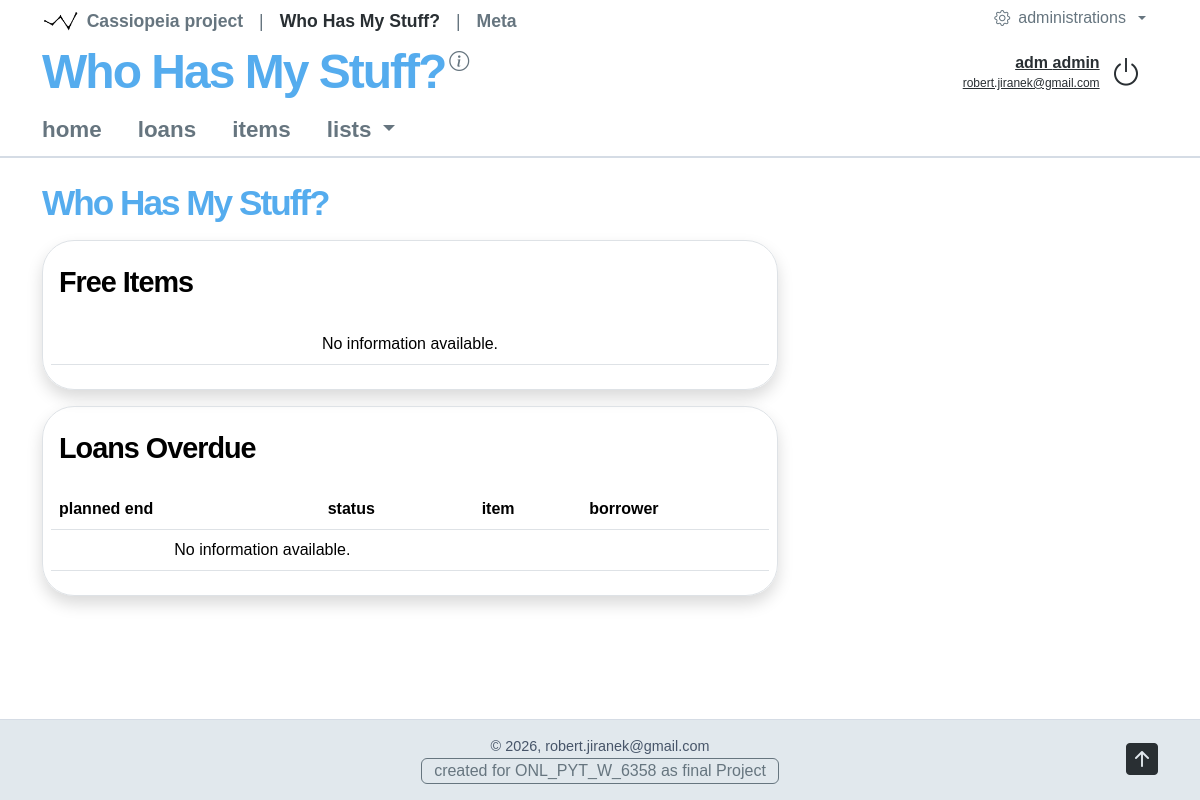
The page /whohas/ (signed in) on the database as committed earlier.
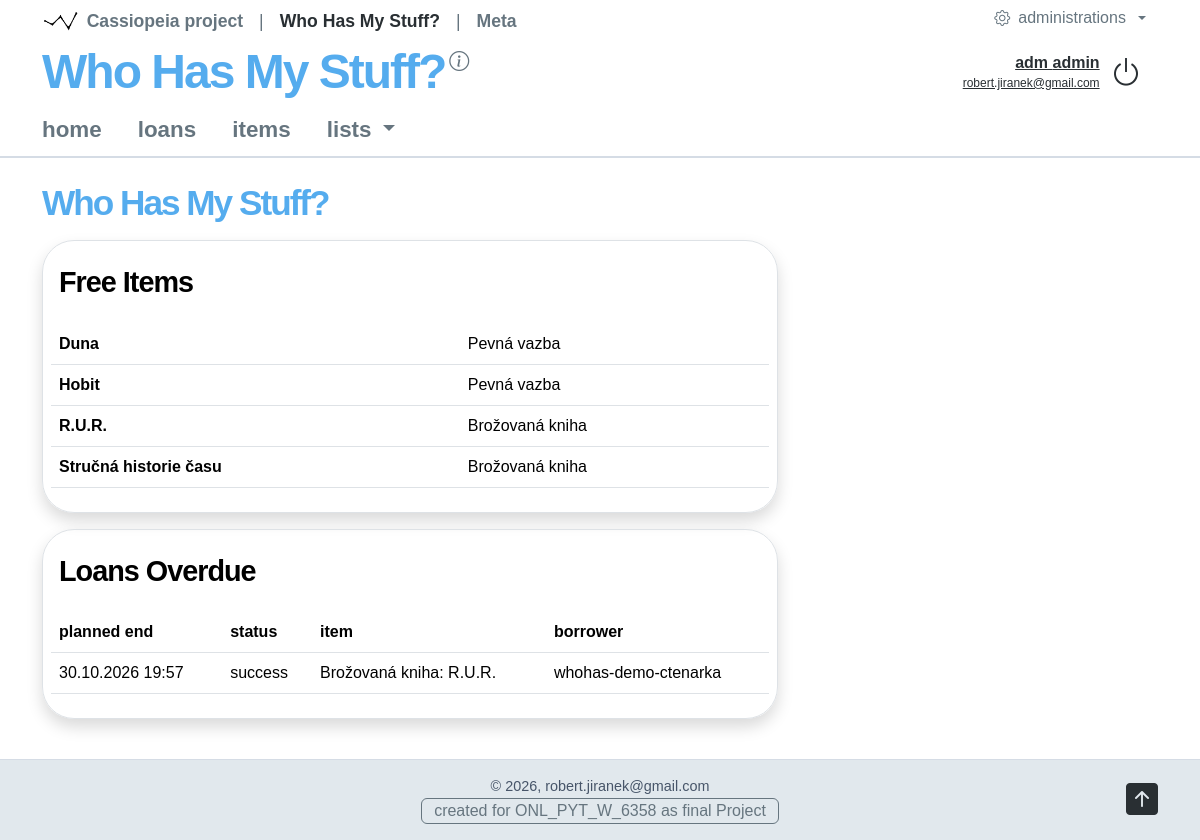
The same page on the database as committed later.
### whohas/models.py (models this page shows, shortened)
class Items(models.Model):
     name = models.CharField(max_length=120, null=False, db_index=True)
     description = models.TextField(null=True, blank=True)
     owner = models.ForeignKey(settings.AUTH_USER_MODEL,on_delete=models.PROTECT, null=True, blank=True,)
     item_type = models.ForeignKey("ItemTypes", on_delete=models.PROTECT, related_name="items", null=True, blank=True,)
     item_categories = models.ManyToManyField("ItemCategories", related_name="items", blank=True,)

class ItemTypes(models.Model):
     name = models.CharField(max_length=120, unique=True)

class Loans(models.Model):
     tstamp_planned_start = models.DateTimeField(default=timezone.now)
     tstamp_planned_end = models.DateTimeField(null=True, blank=True,)
     tstamp_real_start = models.DateTimeField(null=True, blank=True,)
     tstamp_real_end = models.DateTimeField(null=True, blank=True,)
     description = models.TextField(null=True, blank=True)
     status = models.ForeignKey("LoanStatuses", on_delete=models.PROTECT, related_name="loans", null=True, blank=True, )
     item = models.ForeignKey("Items", on_delete=models.PROTECT, related_name="loans", null=True, blank=True, )
     borrower = models.ForeignKey(settings.AUTH_USER_MODEL,on_delete=models.PROTECT, null=False, blank=False,)

class LoanStatuses(models.Model):
     name = models.CharField(max_length=24, null=False, db_index=True)
     format = models.JSONField(default=dict, null=True)

### whohas/views/whohas.py (the view)
class WhohasView(SysAuthNoPermission, View):
    permission_required = "whohas.view_whohashomepage"
    def get(self, request):
        web_data = {}
        web_data["itemsfree"] = self.itemfree()
        web_data["loansover"] = self.overdue_loans()
        return self.page_render(request, "whohas", web_data)
    @staticmethod
    def itemfree():
        open_loans = Loans.objects.filter(
            item_id=OuterRef("pk"), tstamp_real_end__isnull=True,
        )
        return (
            Items.objects.filter(~Exists(open_loans))
            .select_related("item_type")
            .order_by("name", "pk")
        )
    @staticmethod
    def overdue_loans():
        return Loans.objects.filter(status__name="success").order_by("tstamp_planned_end", "pk")

### syscor/views/tools.py (called while the page is built)
    @staticmethod
    def session_clear(request, session_name):
        request.session.pop(session_name, None)
        return True

### syscor/views/web.py (called while the page is built)
    @staticmethod
    def web_application_attribute_get(application_code: str = 'cassiopeia', application_attribut: str = None) -> dict[str, str] | str:
        application_code = application_code.lower()
        attribs = WEB_APPLICATIONS[application_code].copy()
        attribs['application_code'] = application_code
        if application_attribut is None:
            return attribs
        else:
            application_attribut = application_attribut.lower()
            return attribs[application_attribut]

    @staticmethod
    def web_application_module_attribute_get(module_code: str = 'cassiopeia', module_attribut: str = None) -> dict[str, str] | str:
        module_code = module_code.lower()
        attribs = WEB_APPLICATION_MODULES[module_code].copy()
        attribs['module_code'] = module_code
        if module_attribut is None:
            return attribs
        else:
            module_attribut = module_attribut.lower()
            return attribs[module_attribut]

### whohas/templates/whohas.html (shortened to what this page needs)
{% extends "syscor-body.html" %}
{% block content-l2 %}
<h1>{{ web_page_attributes.module_name }}</h1>
<div class="row mt-3">
    <div class="col-12 col-lg-8">
        {% include "info/info-items.html" with title="Free Items" data=web_data.itemsfree only %}
        {% include "info/info-loans.html" with title="Loans Overdue" data=web_data.loansover only %}
    </div>
    <div class="col-12 col-lg-4">
    </div>
</div>
{% endblock %}

### whohas/templates/info/info-items.html (shortened to what this page needs)
<div class="table border rounded-5 p-2 shadow">
    <table class="table">
        <caption class="caption-top"><h2>{{ title }}</h2></caption>
        <tbody>
        {% for item in data %}
            <tr><th scope="row">{{ item.name }}</th><td>{{ item.item_type.name|default:"–" }}</td></tr>
        {% empty %}
            <tr><td colspan="2" class="text-sm-center">No information available.</td></tr>
        {% endfor %}
        </tbody>
    </table>
</div>

### whohas/templates/info/info-loans.html (shortened to what this page needs)
<div class="table border rounded-5 p-2 shadow">
    <table class="table">
        <caption class="caption-top"><h2>{{ title }}</h2></caption>
                <th>planned end</th>
                <th>status</th>
                <th>item</th>
                <th>borrower</th>
        <tbody>
        {% for loan in data %}
            <tr>
                <td >{{ loan.tstamp_planned_end|date:"d.m.Y H:i" }}</td>
                <td>{{ loan.status.name|default:"–" }}</td>
                <td>{{ loan.item.item_type.name|default:"–" }}: {{ loan.item.name|default:"–" }}</td>
                <td>{{ loan.borrower.username|default:"–" }}</td>
            </tr>
        {% empty %}
            <tr><td colspan="2" class="text-sm-center">No information available.</td></tr>
        {% endfor %}
        </tbody>
    </table>
</div>

Rows that differ between the two databases and show on the page:
added Items: name "Duna", item_type.name "Pevná vazba"
added Items: name "Hobit", item_type.name "Pevná vazba"
added Items: name "R.U.R.", item_type.name "Brožovaná kniha"
added Items: name "Stručná historie času", item_type.name "Brožovaná kniha"
added Loans: tstamp_planned_end "30.10.2026 19:57", status.name "success", item.item_type.name "Brožovaná kniha", item.name "R.U.R.", borrower.username "whohas-demo-ctenarka"
Other text that changed with them:
text no longer shown: "No information available. No information available."
